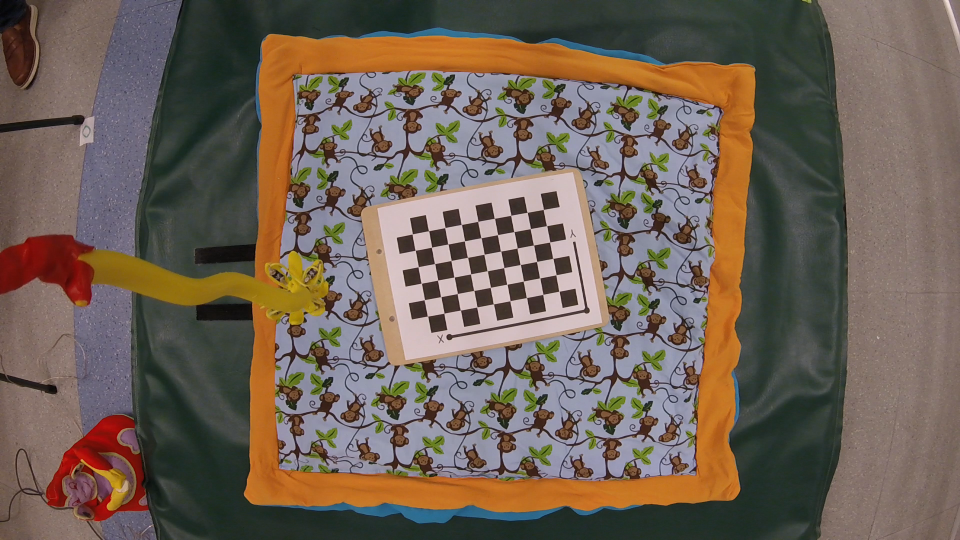
//> input picture opencv_stuff/stereo-calib/data/gopro_left_calibration_gait_100001.png, 1920 x 1080 px (shown at 1/2 size)
$ ./stereo_calib   (built with g++ and OpenCV 4)
//> lines starting //> are read from the running program, lines starting //| are printed output that depends on the picture
/* This is sample from the OpenCV book. The copyright notice is below */

/* *************** License:**************************
   Oct. 3, 2008
   Right to use this code in any way you want without warranty, support or any guarantee of it working.
   BOOK: It would be nice if you cited it:
   Learning OpenCV: Computer Vision with the OpenCV Library
     by Gary Bradski and Adrian Kaehler
     Published by O'Reilly Media, October 3, 2008
   AVAILABLE AT:
     http://www.amazon.com/Learning-OpenCV-Computer-Vision-Library/dp/0596516134
     Or: http://oreilly.com/catalog/9780596516130/
     ISBN-10: 0596516134 or: ISBN-13: 978-0596516130
   OPENCV WEBSITES:
     Homepage:      http://opencv.org
     Online docs:   http://docs.opencv.org
     Q&A forum:     http://answers.opencv.org
     Issue tracker: http://code.opencv.org
     GitHub:        https://github.com/opencv/opencv/
   ************************************************** */

#include "opencv2/calib3d.hpp"
//#include "opencv2/imgcodecs.hpp"
#include "opencv2/highgui.hpp"
#include "opencv2/imgproc.hpp"

#include <vector>
#include <string>
#include <algorithm>
#include <iostream>
#include <iterator>
#include <stdio.h>
#include <stdlib.h>
#include <ctype.h>

using namespace cv;
using namespace std;

static int print_help()
{
    cout <<
            " Given a list of chessboard images, the number of corners (nx, ny)\n"
            " on the chessboards, and a flag: useCalibrated for \n"
            "   calibrated (0) or\n"
            "   uncalibrated \n"
            "     (1: use cvStereoCalibrate(), 2: compute fundamental\n"
            "         matrix separately) stereo. \n"
            " Calibrate the cameras and display the\n"
            " rectified results along with the computed disparity images.   \n" << endl;
    cout << "Usage:\n ./stereo_calib -w=<board_width default=9> -h=<board_height default=6> -s=<square_size default=1.0> <image list XML/YML file default=../data/stereo_calib.xml>\n" << endl;
    return 0;
}


static void
StereoCalib(const vector<string>& imagelist, Size boardSize, float squareSize, bool displayCorners = false, bool useCalibrated=true, bool showRectified=true)
{
    if( imagelist.size() % 2 != 0 )
    {
        cout << "Error: the image list contains odd (non-even) number of elements\n";
        return;
    }

    const int maxScale = 2;
    // ARRAY AND VECTOR STORAGE:

    vector<vector<Point2f> > imagePoints[2];
    vector<vector<Point3f> > objectPoints;
    Size imageSize;

    int i, j, k, nimages = (int)imagelist.size()/2;

    imagePoints[0].resize(nimages);
    imagePoints[1].resize(nimages);
    vector<string> goodImageList;

    for( i = j = 0; i < nimages; i++ )
    {
        for( k = 0; k < 2; k++ )
        {
            const string& filename = imagelist[i*2+k];
            Mat img = imread(("/home/ubuntu/nvidia-tx1/opencv_stuff/stereo-calib/data/" + filename), 0);
            //cout<<!img.data;
            if(img.empty())
                break;
            if( imageSize == Size() )
                imageSize = img.size();
            else if( img.size() != imageSize )
            {
                cout << "The image " << filename << " has the size different from the first image size. Skipping the pair\n";
                break;
            }
            bool found = false;
            vector<Point2f>& corners = imagePoints[k][j];
            for( int scale = 1; scale <= maxScale; scale++ )
            {
                Mat timg;
                if( scale == 1 )
                    timg = img;
                else
                    resize(img, timg, Size(), scale, scale);
                found = findChessboardCorners(timg, boardSize, corners,
                    CALIB_CB_ADAPTIVE_THRESH | CALIB_CB_NORMALIZE_IMAGE);
                if( found )
                {
                    if( scale > 1 )
                    {
                        Mat cornersMat(corners);
                        cornersMat *= 1./scale;
                    }
                    break;
                }
            }
            if( displayCorners )
            {
                cout << filename << endl;
                Mat cimg, cimg1;
                cvtColor(img, cimg, COLOR_GRAY2BGR);
                drawChessboardCorners(cimg, boardSize, corners, found);
                double sf = 640./MAX(img.rows, img.cols);
                resize(cimg, cimg1, Size(), sf, sf);
                imshow("corners", cimg1);
                char c = (char)waitKey(500);
                if( c == 27 || c == 'q' || c == 'Q' ) //Allow ESC to quit
                    exit(-1);
            }
            else
                putchar('.');
            if( !found )
                break;
            cornerSubPix(img, corners, Size(11,11), Size(-1,-1),
                         TermCriteria(TermCriteria::COUNT+TermCriteria::EPS,
                                      30, 0.01));
        }
        if( k == 2 )
        {
            goodImageList.push_back(imagelist[i*2]);
            goodImageList.push_back(imagelist[i*2+1]);
            j++;
        }
    }
    cout << j << " pairs have been successfully detected.\n";
    nimages = j;
    if( nimages < 2 )
    {
        cout << "Error: too little pairs to run the calibration\n";
        return;
    }

    imagePoints[0].resize(nimages);
    imagePoints[1].resize(nimages);
    objectPoints.resize(nimages);

    for( i = 0; i < nimages; i++ )
    {
        for( j = 0; j < boardSize.height; j++ )
            for( k = 0; k < boardSize.width; k++ )
                objectPoints[i].push_back(Point3f(k*squareSize, j*squareSize, 0));
    }

    cout << "Running stereo calibration ...\n";

    Mat cameraMatrix[2], distCoeffs[2];
    cameraMatrix[0] = initCameraMatrix2D(objectPoints,imagePoints[0],imageSize,0);
    cameraMatrix[1] = initCameraMatrix2D(objectPoints,imagePoints[1],imageSize,0);
    Mat R, T, E, F;

    double rms = stereoCalibrate(objectPoints, imagePoints[0], imagePoints[1],
                    cameraMatrix[0], distCoeffs[0],
                    cameraMatrix[1], distCoeffs[1],
                    imageSize, R, T, E, F,
                    TermCriteria(TermCriteria::COUNT+TermCriteria::EPS, 100, 1e-5),
                    CALIB_FIX_ASPECT_RATIO +
                    CALIB_ZERO_TANGENT_DIST +
                    CALIB_USE_INTRINSIC_GUESS +
                    CALIB_SAME_FOCAL_LENGTH +
                    CALIB_RATIONAL_MODEL +
                    CALIB_FIX_K3 + CALIB_FIX_K4 + CALIB_FIX_K5);
    cout << "done with RMS error=" << rms << endl;

// CALIBRATION QUALITY CHECK
// because the output fundamental matrix implicitly
// includes all the output information,
// we can check the quality of calibration using the
// epipolar geometry constraint: m2^t*F*m1=0
    double err = 0;
    int npoints = 0;
    vector<Vec3f> lines[2];
    for( i = 0; i < nimages; i++ )
    {
        int npt = (int)imagePoints[0][i].size();
        Mat imgpt[2];
        for( k = 0; k < 2; k++ )
        {
            imgpt[k] = Mat(imagePoints[k][i]);
            undistortPoints(imgpt[k], imgpt[k], cameraMatrix[k], distCoeffs[k], Mat(), cameraMatrix[k]);
            computeCorrespondEpilines(imgpt[k], k+1, F, lines[k]);
        }
        for( j = 0; j < npt; j++ )
        {
            double errij = fabs(imagePoints[0][i][j].x*lines[1][j][0] +
                                imagePoints[0][i][j].y*lines[1][j][1] + lines[1][j][2]) +
                           fabs(imagePoints[1][i][j].x*lines[0][j][0] +
                                imagePoints[1][i][j].y*lines[0][j][1] + lines[0][j][2]);
            err += errij;
        }
        npoints += npt;
    }
    cout << "average epipolar err = " <<  err/npoints << endl;

    // save intrinsic parameters
    FileStorage fs("intrinsics.yml", FileStorage::WRITE);
    if( fs.isOpened() )
    {
        fs << "M1" << cameraMatrix[0] << "D1" << distCoeffs[0] <<
            "M2" << cameraMatrix[1] << "D2" << distCoeffs[1];
        fs.release();
    }
    else
        cout << "Error: can not save the intrinsic parameters\n";

    Mat R1, R2, P1, P2, Q;
    Rect validRoi[2];

    stereoRectify(cameraMatrix[0], distCoeffs[0],
                  cameraMatrix[1], distCoeffs[1],
                  imageSize, R, T, R1, R2, P1, P2, Q,
                  CALIB_ZERO_DISPARITY, 1, imageSize, &validRoi[0], &validRoi[1]);

    fs.open("extrinsics.yml", FileStorage::WRITE);
    if( fs.isOpened() )
    {
        fs << "R" << R << "T" << T << "R1" << R1 << "R2" << R2 << "P1" << P1 << "P2" << P2 << "Q" << Q;
        fs.release();
    }
    else
        cout << "Error: can not save the extrinsic parameters\n";

    // OpenCV can handle left-right
    // or up-down camera arrangements
    bool isVerticalStereo = fabs(P2.at<double>(1, 3)) > fabs(P2.at<double>(0, 3));

// COMPUTE AND DISPLAY RECTIFICATION
    if( !showRectified )
        return;

    Mat rmap[2][2];
// IF BY CALIBRATED (BOUGUET'S METHOD)
    if( useCalibrated )
    {
        // we already computed everything
    }
// OR ELSE HARTLEY'S METHOD
    else
 // use intrinsic parameters of each camera, but
 // compute the rectification transformation directly
 // from the fundamental matrix
    {
        vector<Point2f> allimgpt[2];
        for( k = 0; k < 2; k++ )
        {
            for( i = 0; i < nimages; i++ )
                std::copy(imagePoints[k][i].begin(), imagePoints[k][i].end(), back_inserter(allimgpt[k]));
        }
        F = findFundamentalMat(Mat(allimgpt[0]), Mat(allimgpt[1]), FM_8POINT, 0, 0);
        Mat H1, H2;
        stereoRectifyUncalibrated(Mat(allimgpt[0]), Mat(allimgpt[1]), F, imageSize, H1, H2, 3);

        R1 = cameraMatrix[0].inv()*H1*cameraMatrix[0];
        R2 = cameraMatrix[1].inv()*H2*cameraMatrix[1];
        P1 = cameraMatrix[0];
        P2 = cameraMatrix[1];
    }

    //Precompute maps for cv::remap()
    initUndistortRectifyMap(cameraMatrix[0], distCoeffs[0], R1, P1, imageSize, CV_16SC2, rmap[0][0], rmap[0][1]);
    initUndistortRectifyMap(cameraMatrix[1], distCoeffs[1], R2, P2, imageSize, CV_16SC2, rmap[1][0], rmap[1][1]);

    Mat canvas;
    double sf;
    int w, h;
    if( !isVerticalStereo )
    {
        sf = 600./MAX(imageSize.width, imageSize.height);
        w = cvRound(imageSize.width*sf);
        h = cvRound(imageSize.height*sf);
        canvas.create(h, w*2, CV_8UC3);
    }
    else
    {
        sf = 300./MAX(imageSize.width, imageSize.height);
        w = cvRound(imageSize.width*sf);
        h = cvRound(imageSize.height*sf);
        canvas.create(h*2, w, CV_8UC3);
    }

    for( i = 0; i < nimages; i++ )
    {
        for( k = 0; k < 2; k++ )
        {
            Mat img = imread(goodImageList[i*2+k], 0), rimg, cimg;
            remap(img, rimg, rmap[k][0], rmap[k][1], INTER_LINEAR);
            cvtColor(rimg, cimg, COLOR_GRAY2BGR);
            Mat canvasPart = !isVerticalStereo ? canvas(Rect(w*k, 0, w, h)) : canvas(Rect(0, h*k, w, h));
            resize(cimg, canvasPart, canvasPart.size(), 0, 0, INTER_AREA);
            if( useCalibrated )
            {
                Rect vroi(cvRound(validRoi[k].x*sf), cvRound(validRoi[k].y*sf),
                          cvRound(validRoi[k].width*sf), cvRound(validRoi[k].height*sf));
                rectangle(canvasPart, vroi, Scalar(0,0,255), 3, 8);
            }
        }

        if( !isVerticalStereo )
            for( j = 0; j < canvas.rows; j += 16 )
                line(canvas, Point(0, j), Point(canvas.cols, j), Scalar(0, 255, 0), 1, 8);
        else
            for( j = 0; j < canvas.cols; j += 16 )
                line(canvas, Point(j, 0), Point(j, canvas.rows), Scalar(0, 255, 0), 1, 8);
        imshow("rectified", canvas);
        char c = (char)waitKey();
        if( c == 27 || c == 'q' || c == 'Q' )
            break;
    }
}


static bool readStringList( const string& filename, vector<string>& l )
{
    l.resize(0);
    FileStorage fs(filename, FileStorage::READ);
    if( !fs.isOpened() )
        return false;
    FileNode n = fs.getFirstTopLevelNode();
    if( n.type() != FileNode::SEQ )
        return false;
    FileNodeIterator it = n.begin(), it_end = n.end();
    for( ; it != it_end; ++it )
        l.push_back((string)*it);
    return true;
}

int main(int argc, char** argv)
{
    Size boardSize;
    string imagelistfn;
    bool showRectified;
    //cv::CommandLineParser parser(argc, argv, "{w|9|}{h|6|}{s|1.0|}{nr||}{help||}{@input|../data/stereo_calib.xml|}");
    //if (parser.has("help"))
    //    return print_help();
    //showRectified = !parser.has("nr");
    showRectified = true;
    //imagelistfn = parser.get<string>("@input");
    imagelistfn = "/home/ubuntu/nvidia-tx1/opencv_stuff/stereo-calib/data/calib.xml";
    //boardSize.width = parser.get<int>("w");
    boardSize.width = 9;
    //boardSize.height = parser.get<int>("h");
    boardSize.height = 6;
    //float squareSize = parser.get<float>("s");
    float squareSize = 2.3;
    //if (!parser.check())
    //{
    //    parser.printErrors();
    //    return 1;
    //}
    vector<string> imagelist;
    vector<string>::iterator it1;

    bool ok = readStringList(imagelistfn, imagelist);
    if(!ok || imagelist.empty())
    {
        cout << "can not open " << imagelistfn << " or the string list is empty" << endl;
        return print_help();
    }

    cout<<"Image list is : \n";
    for(it1=imagelist.begin();it1 !=imagelist.end();it1++)
        cout<<*it1<<endl;

    StereoCalib(imagelist, boardSize, squareSize, false, true, showRectified);
//> in StereoCalib, `Mat img = imread(("/home/ubuntu/nvidia-tx1/opencv_stuff/stereo-calib/d..`:
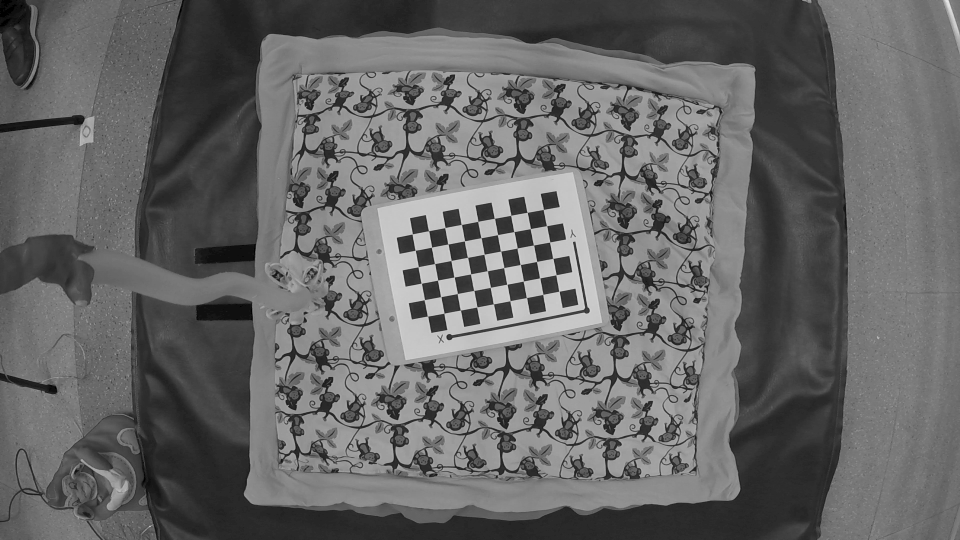
//> img: 1080 rows x 1920 cols, CV_8UC1 (shown at 1/2 size); min 0, max 238, mean 102
//> the loop in StereoCalib, `for( int scale = 1; scale <= maxScale; scale++ )` made 1 pass
//> found on pass 1: true
//> in StereoCalib, `cornerSubPix(img, corners, Size(11,11), Size(-1,-1), TermCriteria(Term..`: corners = 54 Points (x, y), first 12: [1118.4, 583], [1086.3, 589.2], [1053.5, 595.6], [1020.4, 602], [987.2, 608.3], [954.2, 614.5], [921.2, 620.6], [888.5, 626.8], [855.5, 632.6], [1112.5, 550.1], [1079.7, 556.4], [1047, 562.6]
//> pass 2 of the loop in StereoCalib, `for( i = j = 0; i < nimages; i++ )`:
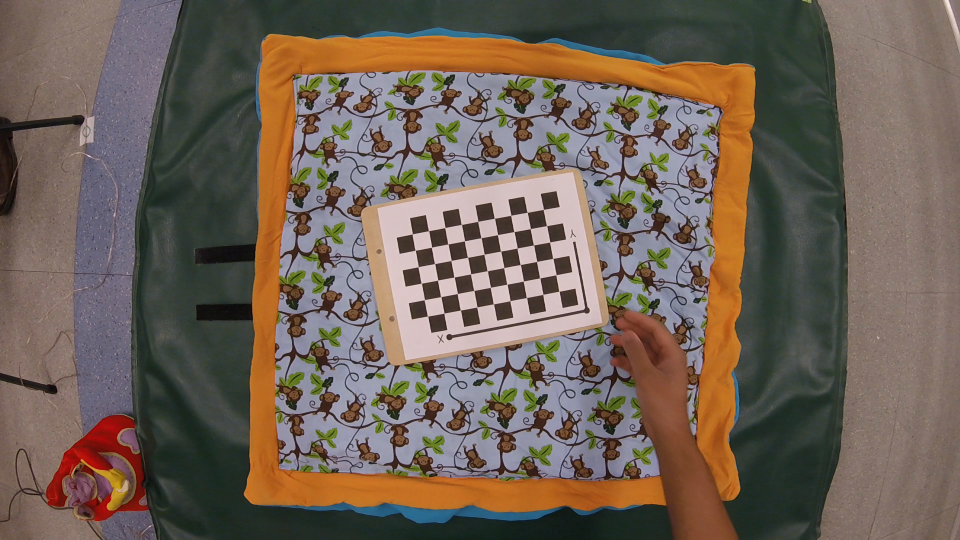
//> input picture opencv_stuff/stereo-calib/data/gopro_left_calibration_gait_100002.png, 1920 x 1080 px (shown at 1/2 size)
//> in StereoCalib, `Mat img = imread(("/home/ubuntu/nvidia-tx1/opencv_stuff/stereo-calib/d..`:
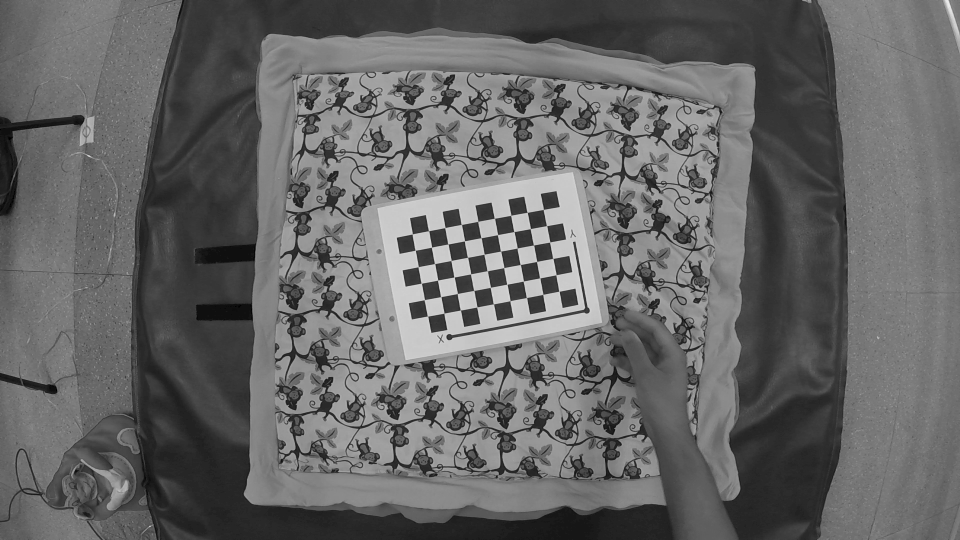
//> img: 1080 rows x 1920 cols, CV_8UC1 (shown at 1/2 size); min 0, max 238, mean 102.1
    return 0;
}
